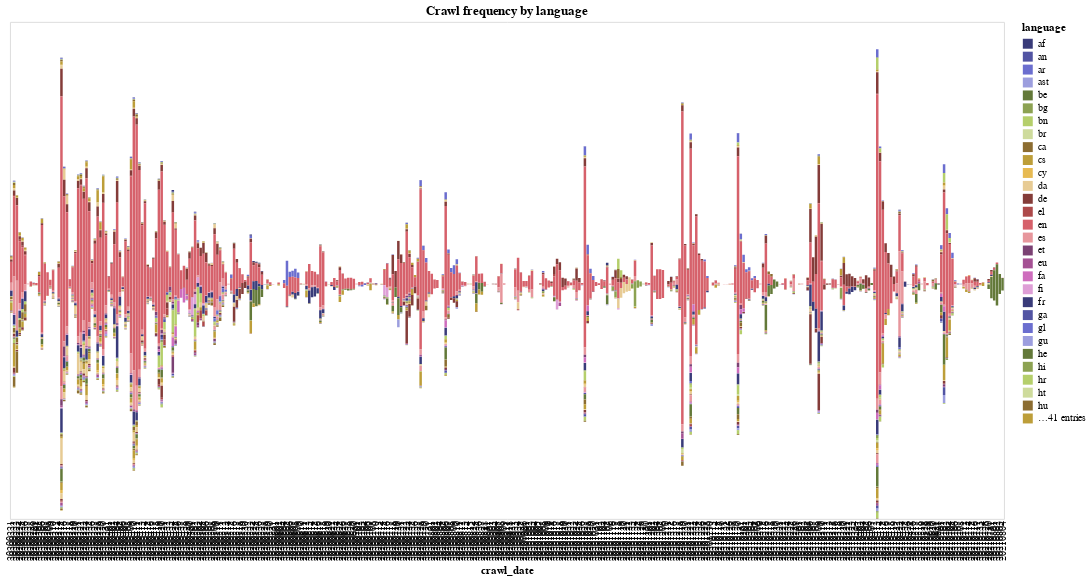

The notebook cell saved with this chart:
### Code cell
# Another example of altair chart, in the form of a flowchart
alt.data_transformers.disable_max_rows()

crawl_stream = (
    alt.Chart(web_pages_byCrawlDate_byLanguage)
        .mark_bar()
        .encode(
            alt.Tooltip("language"),
            alt.X('crawl_date:O',
                axis=alt.Axis(domain=False, tickSize=0)
            ),
            alt.Y('0:Q', stack='center', axis=None),
            alt.Color('language:N',
                scale=alt.Scale(scheme='category20b'),
            )
    ).interactive()
)

crawl_stream.properties(width=1000, height=500, title="Crawl frequency by language")

### Figure 1 — Vega-Lite specification as saved in the notebook (floating-point values rounded to 4 significant figures; data arrays with more than 128 entries replaced by an {"elided": "..."} marker saying what was removed)
{"config": {"view": {"continuousWidth": 400, "continuousHeight": 300}}, "data": {"name": "data-32a5ea6c32e6810931d41e887b4c1b62"}, "mark": "bar", "encoding": {"color": {"type": "nominal", "field": "language", "scale": {"scheme": "category20b"}}, "tooltip": {"type": "nominal", "field": "language"}, "x": {"type": "ordinal", "axis": {"domain": false, "tickSize": 0}, "field": "crawl_date"}, "y": {"type": "quantitative", "axis": null, "field": "0", "stack": "center"}}, "height": 500, "selection": {"selector036": {"type": "interval", "bind": "scales", "encodings": ["x", "y"]}}, "title": "Crawl frequency by language", "width": 1000, "$schema": "https://vega.github.io/schema/vega-lite/v4.8.1.json", "datasets": {"data-32a5ea6c32e6810931d41e887b4c1b62": {"elided": "10967 records"}}}
